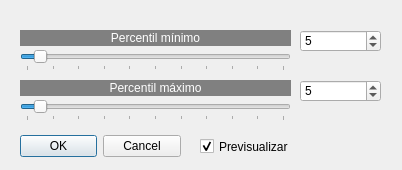
<?xml version="1.0" encoding="UTF-8"?>
<ui version="4.0">
 <class>AjusteLineal</class>
 <widget class="QDialog" name="AjusteLineal">
  <property name="geometry">
   <rect>
    <x>0</x>
    <y>0</y>
    <width>402</width>
    <height>170</height>
   </rect>
  </property>
  <property name="windowTitle">
   <string>Ajuste lineal del histograma</string>
  </property>
  <widget class="QDialogButtonBox" name="buttonBox">
   <property name="geometry">
    <rect>
     <x>20</x>
     <y>130</y>
     <width>161</width>
     <height>32</height>
    </rect>
   </property>
   <property name="orientation">
    <enum>Qt::Orientation::Horizontal</enum>
   </property>
   <property name="standardButtons">
    <set>QDialogButtonBox::StandardButton::Cancel|QDialogButtonBox::StandardButton::Ok</set>
   </property>
  </widget>
  <widget class="QSlider" name="horizontalSlider_2">
   <property name="geometry">
    <rect>
     <x>20</x>
     <y>100</y>
     <width>271</width>
     <height>21</height>
    </rect>
   </property>
   <property name="minimum">
    <number>0</number>
   </property>
   <property name="maximum">
    <number>100</number>
   </property>
   <property name="value">
    <number>5</number>
   </property>
   <property name="orientation">
    <enum>Qt::Orientation::Horizontal</enum>
   </property>
   <property name="tickPosition">
    <enum>QSlider::TickPosition::TicksBelow</enum>
   </property>
   <property name="tickInterval">
    <number>10</number>
   </property>
  </widget>
  <widget class="QSlider" name="horizontalSlider">
   <property name="geometry">
    <rect>
     <x>20</x>
     <y>50</y>
     <width>271</width>
     <height>21</height>
    </rect>
   </property>
   <property name="minimum">
    <number>0</number>
   </property>
   <property name="maximum">
    <number>100</number>
   </property>
   <property name="pageStep">
    <number>10</number>
   </property>
   <property name="value">
    <number>5</number>
   </property>
   <property name="orientation">
    <enum>Qt::Orientation::Horizontal</enum>
   </property>
   <property name="tickPosition">
    <enum>QSlider::TickPosition::TicksBelow</enum>
   </property>
   <property name="tickInterval">
    <number>10</number>
   </property>
  </widget>
  <widget class="QLabel" name="label">
   <property name="geometry">
    <rect>
     <x>20</x>
     <y>30</y>
     <width>271</width>
     <height>16</height>
    </rect>
   </property>
   <property name="styleSheet">
    <string notr="true">background-color: rgb(128, 128, 128);
color: rgb(255, 255, 255);</string>
   </property>
   <property name="text">
    <string>Percentil mínimo</string>
   </property>
   <property name="alignment">
    <set>Qt::AlignmentFlag::AlignCenter</set>
   </property>
  </widget>
  <widget class="QLabel" name="label_2">
   <property name="geometry">
    <rect>
     <x>20</x>
     <y>80</y>
     <width>271</width>
     <height>16</height>
    </rect>
   </property>
   <property name="styleSheet">
    <string notr="true">background-color: rgb(128, 128, 128);
color: rgb(255, 255, 255);</string>
   </property>
   <property name="text">
    <string>Percentil máximo</string>
   </property>
   <property name="alignment">
    <set>Qt::AlignmentFlag::AlignCenter</set>
   </property>
  </widget>
  <widget class="QCheckBox" name="checkBox">
   <property name="geometry">
    <rect>
     <x>200</x>
     <y>138</y>
     <width>101</width>
     <height>17</height>
    </rect>
   </property>
   <property name="text">
    <string>Previsualizar</string>
   </property>
   <property name="checked">
    <bool>true</bool>
   </property>
  </widget>
  <widget class="QSpinBox" name="spinBox">
   <property name="geometry">
    <rect>
     <x>300</x>
     <y>30</y>
     <width>81</width>
     <height>22</height>
    </rect>
   </property>
   <property name="minimum">
    <number>0</number>
   </property>
   <property name="maximum">
    <number>100</number>
   </property>
   <property name="value">
    <number>5</number>
   </property>
  </widget>
  <widget class="QSpinBox" name="spinBox_2">
   <property name="geometry">
    <rect>
     <x>300</x>
     <y>80</y>
     <width>81</width>
     <height>22</height>
    </rect>
   </property>
   <property name="minimum">
    <number>0</number>
   </property>
   <property name="maximum">
    <number>100</number>
   </property>
   <property name="value">
    <number>5</number>
   </property>
  </widget>
 </widget>
 <resources/>
 <connections>
  <connection>
   <sender>buttonBox</sender>
   <signal>accepted()</signal>
   <receiver>AjusteLineal</receiver>
   <slot>accept()</slot>
   <hints>
    <hint type="sourcelabel">
     <x>248</x>
     <y>254</y>
    </hint>
    <hint type="destinationlabel">
     <x>157</x>
     <y>274</y>
    </hint>
   </hints>
  </connection>
  <connection>
   <sender>buttonBox</sender>
   <signal>rejected()</signal>
   <receiver>AjusteLineal</receiver>
   <slot>reject()</slot>
   <hints>
    <hint type="sourcelabel">
     <x>316</x>
     <y>260</y>
    </hint>
    <hint type="destinationlabel">
     <x>286</x>
     <y>274</y>
    </hint>
   </hints>
  </connection>
 </connections>
</ui>
